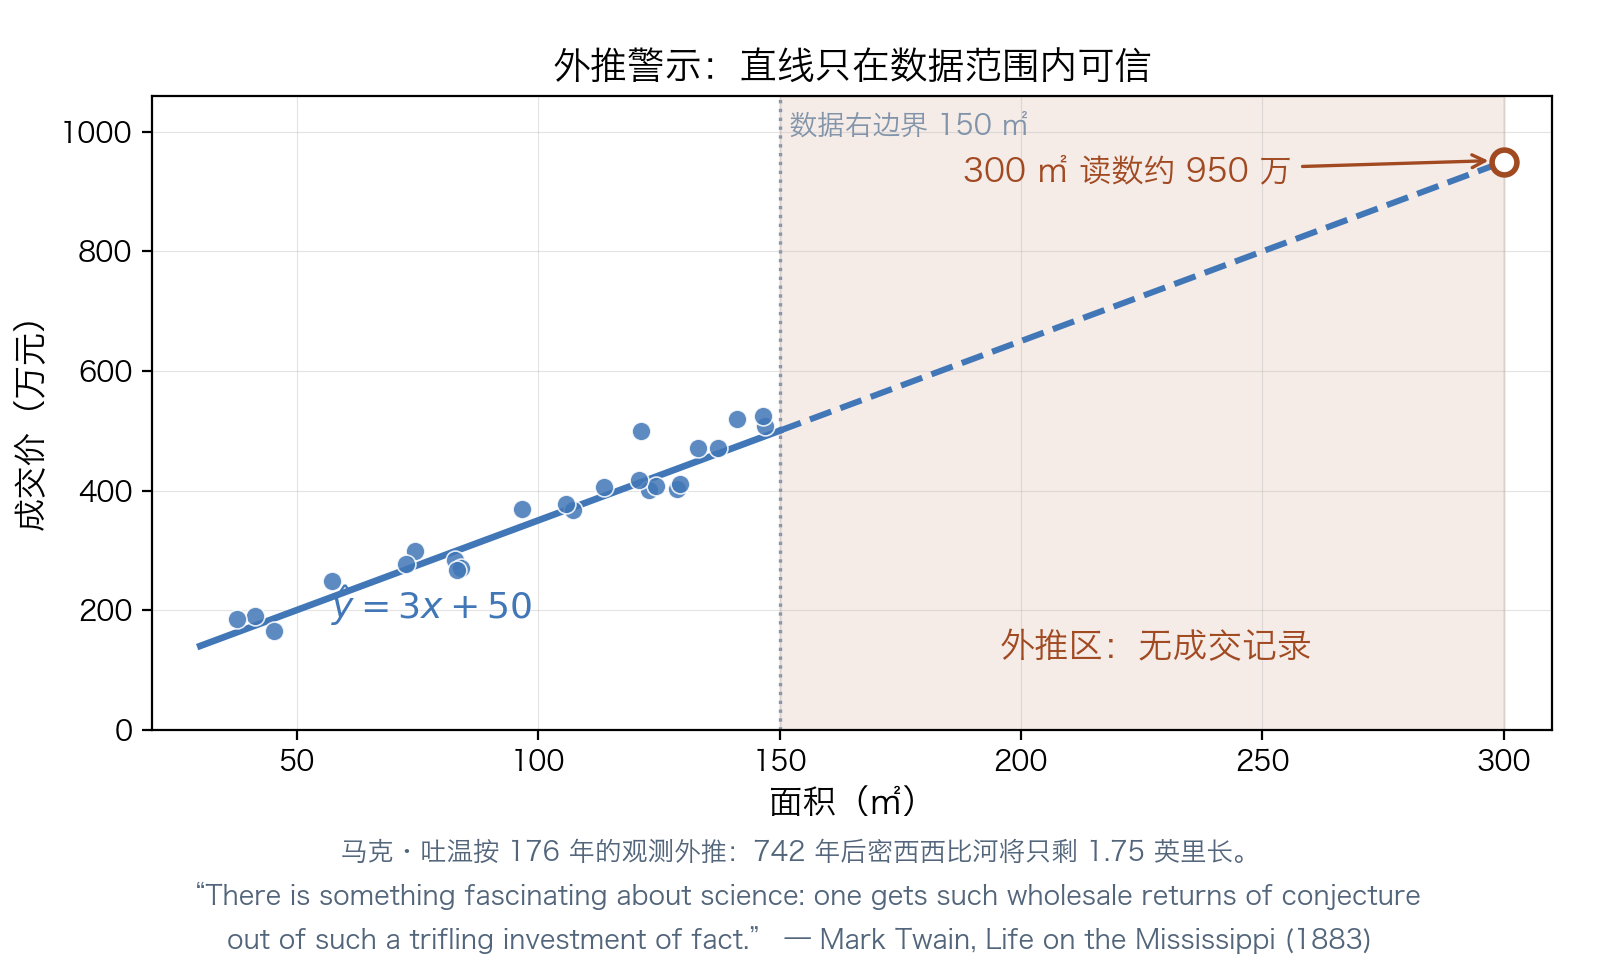

Reproduce this figure in Python.
# 第 3 讲配图：外推警示（用于"外推警示"页）
# 数据与 ch3-fit-scatter.py 同参数（seed=42）：24 条记录，面积约 30–150 ㎡，
#   价格(万元) = 3 × 面积(㎡) + 50 + N(0, 40²)
# 直线沿用第 1 页（ch3-fit-scatter.py）读图口径 ŷ = 3x + 50：
#   实线段画在 30–150 ㎡（有成交记录）；虚线是同一条线延伸到 300 ㎡（外推区，无成交记录）
# 教学读数（真直线手算）：面积 300 ㎡ → 3×300+50 = 950 万元；面积 500 ㎡ → 1550 万元
from pathlib import Path

import matplotlib.pyplot as plt
import numpy as np

# 中文字体（照抄 ch3-fit-scatter.py）：macOS PingFang SC + 回退链
plt.rcParams["font.sans-serif"] = ["PingFang SC", "Hiragino Sans GB", "Microsoft YaHei",
                                   "Arial Unicode MS", "DejaVu Sans"]
plt.rcParams["axes.unicode_minus"] = False

BLUE, ORANGE, GRAY = "#4177b7", "#a14a22", "#8194aa"

rng = np.random.default_rng(42)                  # 与 ch3-fit-scatter.py 同 seed
area = rng.uniform(30, 150, 24)                  # 24 个点，面积约 30–150 ㎡
price = 3 * area + 50 + rng.normal(0, 40, 24)    # 真直线 3x+50 加 σ=40 的噪声

fig, ax = plt.subplots(figsize=(8.0, 4.8))
fig.subplots_adjust(left=0.095, right=0.97, top=0.90, bottom=0.12)

# 外推区阴影（150–300 ㎡）与数据边界
ax.axvspan(150, 300, color=ORANGE, alpha=0.10, zorder=0)
ax.axvline(150, color=GRAY, lw=1.2, ls=":", zorder=1)
ax.text(150, 1032, " 数据右边界 150 ㎡ ", fontsize=10, color=GRAY,
        ha="left", va="top")
ax.text(228, 120, "外推区：无成交记录", fontsize=12.5, color=ORANGE,
        ha="center", weight="bold")

# 拟合直线：实线 30–150，虚线延伸 150–300（同一条线 ŷ = 3x + 50）
xs_in = np.array([30, 150])
xs_out = np.array([150, 300])
ax.plot(xs_in, 3 * xs_in + 50, color=BLUE, lw=2.4, zorder=3)
ax.plot(xs_out, 3 * xs_out + 50, color=BLUE, lw=2.2, ls="--", zorder=3)
ax.text(57, 185, r"$\hat{y} = 3x + 50$", fontsize=13, color=BLUE, weight="bold")

ax.scatter(area, price, s=46, color=BLUE, alpha=0.85,
           edgecolors="white", linewidths=0.6, zorder=4)

# 300 ㎡ 处的读数：数字能算出来，区间里没有任何成交记录
ax.scatter([300], [950], s=80, facecolors="white", edgecolors=ORANGE,
           linewidths=2.0, zorder=5)
ax.annotate("300 ㎡ 读数约 950 万", xy=(298, 952), xytext=(188, 918),
            fontsize=11.5, color=ORANGE,
            arrowprops=dict(arrowstyle="->", color=ORANGE, lw=1.2))

ax.grid(True, lw=0.4, alpha=0.35)
ax.set_xlabel("面积（㎡）", fontsize=12)
ax.set_ylabel("成交价（万元）", fontsize=12)
ax.set_title("外推警示：直线只在数据范围内可信", fontsize=13.5)
ax.set_xlim(20, 310)
ax.set_ylim(0, 1060)
ax.set_xticks(range(50, 301, 50))

fig.subplots_adjust(bottom=0.16)
fig.subplots_adjust(bottom=0.24)
quote_lines = [
    '马克·吐温按 176 年的观测外推：742 年后密西西比河将只剩 1.75 英里长。',
    '“There is something fascinating about science: one gets such wholesale returns of conjecture',
    'out of such a trifling investment of fact.” — Mark Twain, Life on the Mississippi (1883)',
]
fig.text(0.5, 0.006, chr(10).join(quote_lines),
    ha='center', va='bottom', fontsize=9.5, color='#52657a', linespacing=1.7)
out = Path(__file__).with_name("ch3-extrapolation.png")
fig.savefig(out, dpi=200, facecolor="white")
print("saved:", out)
